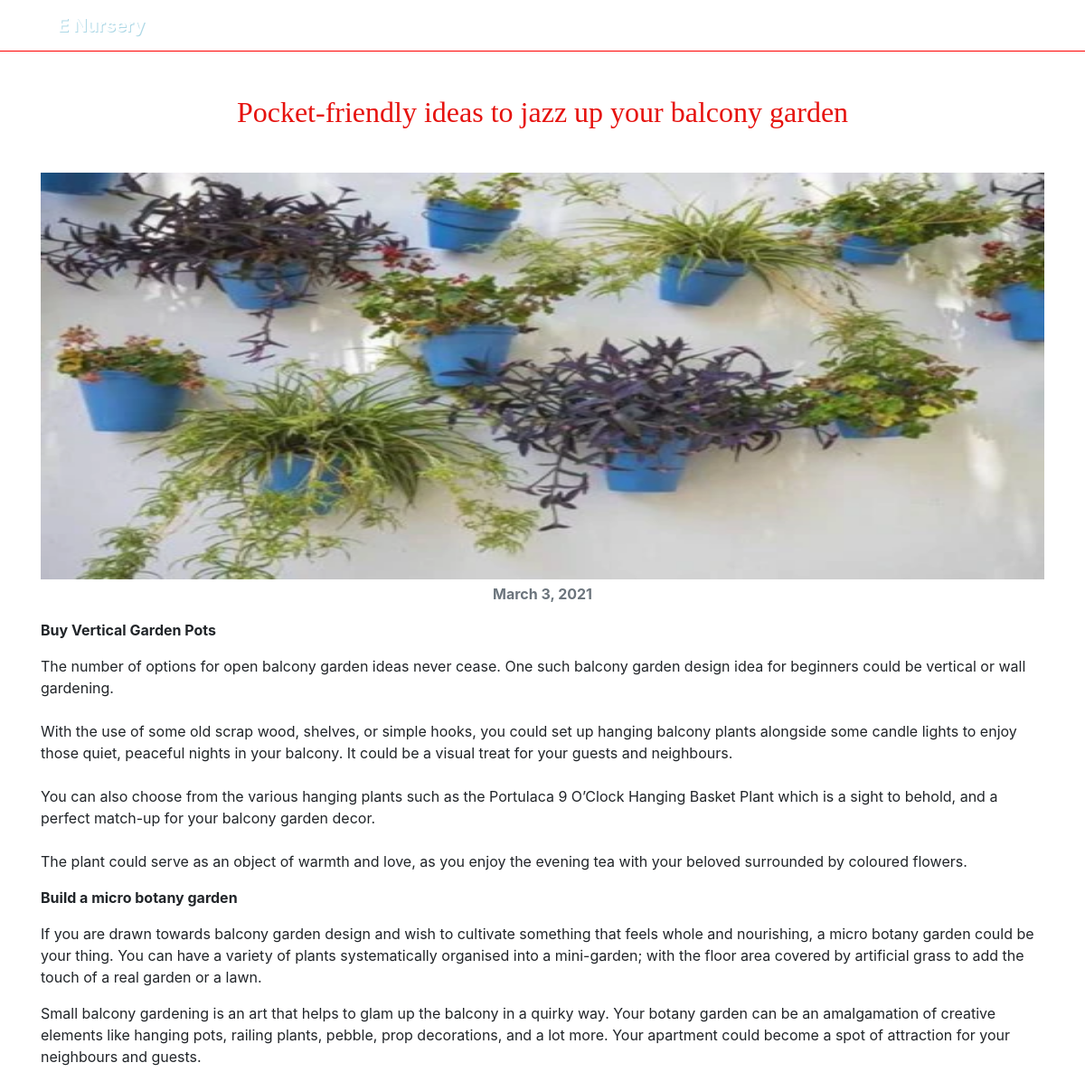
Page /blogdetail/1 on the committed database.
### grocery/models.py (models this page shows, shortened)
class Blogpost(models.Model):
    posttitle = models.CharField(max_length=500)
    postdetail = models.TextField()
    postimage = models.FileField()
    postdate = models.DateField()

### grocery/views.py (the view)
# urls.py: path('blogdetail/<int:pid>',blogdetail, name='blogdetail'),
def blogdetail(request,pid):
    blogpost = Blogpost.objects.get(id=pid)
    d = {'blogpost': blogpost}
    return render(request,'blogdetail.html',d)

### grocery/templates/blogdetail.html (shortened to what this page needs)
{% extends 'navigation.html' %}
{% load static %}
{% block body %}
<div class="container mt-5">
<h2 class = text-center style = "font-family : 'times new roman' ; color : #E6120E">{{blogpost.posttitle}}</h2>
<div class="row mt-5">
  <div class="col-sm-12">
      <img src="{{blogpost.postimage.url}}" width="100%" height="450px">
      <p class="mt-1 text-secondary font-weight-bold text-center">{{blogpost.postdate}}</p>
      {{blogpost.postdetail | safe}}
  </div>
</div>
</div>
{% endblock %}

### grocery/templates/navigation.html (style rules this page uses)
* { box-sizing: border-box; }

### rows in the picture
Blogpost: posttitle "Pocket-friendly ideas to jazz up your balcony garden", postimage (picture), postdate "March 3, 2021", postdetail "Buy Vertical Garden Pots The number of options for open balcony garden ideas never cease. One such balcony garden design idea for beginners could be vertical or wall gardening. With the use of some old scrap wood, shelves, or simple hooks, you could set up hanging balcony plants alongside some candle lights to enjoy those quiet, peaceful nights in your balcony. It could be a visual treat for your guests and neighbours. You can also choose from the various hanging plants such as the Portulaca 9 O’Clock Hanging Basket Plant which is a sight to behold, and a perfect match-up for your balcony garden decor. The plant could serve as an object of warmth and love, as you enjoy the evening tea with…"
